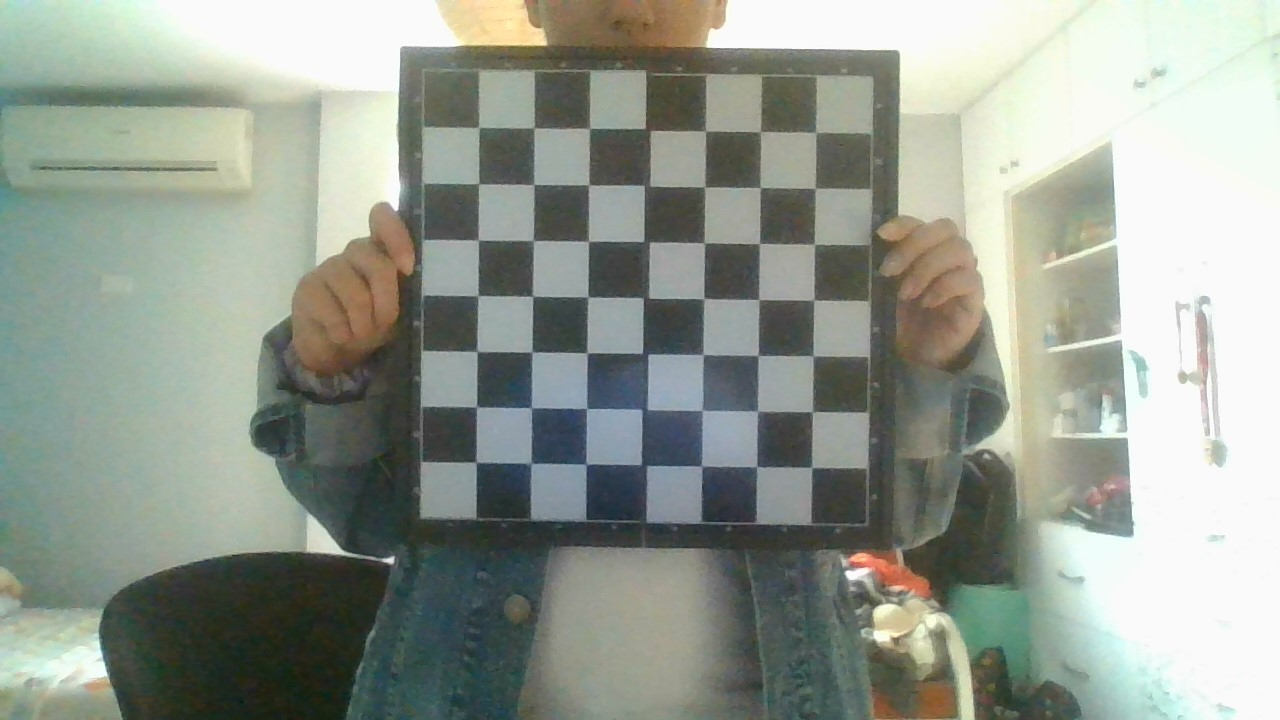
#> input picture 8VO SEMESTRE/PROCESAMIENTO IMAGENES/code_calibration_camera-1/code/img1.jpg, 1280 x 720 px; its folder holds 5 pictures in this run
$ python code_calibration_camera.py
#> lines starting #> are read from the running program, lines starting #| are printed output that depends on the picture; after the words box and inside, x2 and y2 are one past the last pixel; in counts of white or black regions, pixels touching at a corner belong together
# VISION POR COMPUTADOR - LABORATORIO 2
######################################

# Librerías
import cv2  # librería de visión por computadora
import numpy as np
import glob

# Inicialización de Variables

# criterio de terminación (un parámetro de función CornerSubPix)
criteria = (cv2.TERM_CRITERIA_EPS + cv2.TERM_CRITERIA_MAX_ITER, 30, 0.001)

# inicializa los array que van a contener los puntos: (0,0,0), (1,0,0), (2,0,0) ....,(6,5,0)
objp = np.zeros((7 * 7, 3), np.float32)
objp[:, :2] = np.mgrid[0:7, 0:7].T.reshape(-1, 2)

# Inicializa los parametros que almacenarán los puntos de la imagen, del mundo real, y los valóres intrínsecos y extrínsecos
# Para cada imagen creamos una lista que contiene una lista de puntos-3D de la escena del mundo real.
# coord3D contendrá la posición 3D de los puntos que representa a las esquinas internas de los cuadros del tablero en la escena 3D del mundo real.

coord3D = []  # PUNTOS 3D ESPACIALES EN EL MUNDO REAL

# Para cada imagen creamos una lista que contiene una lista de puntos-2D en la imagen
# coord2D contendrá la posición 2D de los puntos que representan a las esquinas internas de los cuadros del tablero en la imagen 2D.

coord2D = []  # PUNTOS 2D EN EL PLANO IMAGEN.

# Una vez que se tienen las posiciones 3D y las posiciones 2D de las esquinas internas del tablero se puede calcular la relación entre ambas
# NOTA: dado que usamos un tablero de ajedrez estos puntos tienen una relación definida entre ellos, esto es:
# la posición de los puntos está sobre las lineas y los cuadrados del tablero.
# entonces la relación (esperado-real) puede ser usada para corregir la distorsión de la imagen.

images = glob.glob('*.jpg')  # obtiene en un array todos los archivos con la extensión especificada

# //////////////////// Bloque principal del algoritmo de calibración ///////////////////////
# //El algoritmo tiene 2 etapas:
# //Etapa 1: detecta las esquinas del tablero.
# //Etapa 2: proceso de calibración.

# ////////////////////////////////////////////////////////////////////////////////////////////
# //  ETAPA 1: detecta las esquinas del tablero y sus correspondientes coordenadas 2D y 3D ///
# ////////////////////////////////////////////////////////////////////////////////////////////


for fname in images:  # para cada frame (cada tablero)

    img = cv2.imread(fname)
#> img is the input picture: shape (720, 1280, 3); mean B, G, R 145, 155.1, 148.3
    gray = cv2.cvtColor(img, cv2.COLOR_BGR2GRAY)
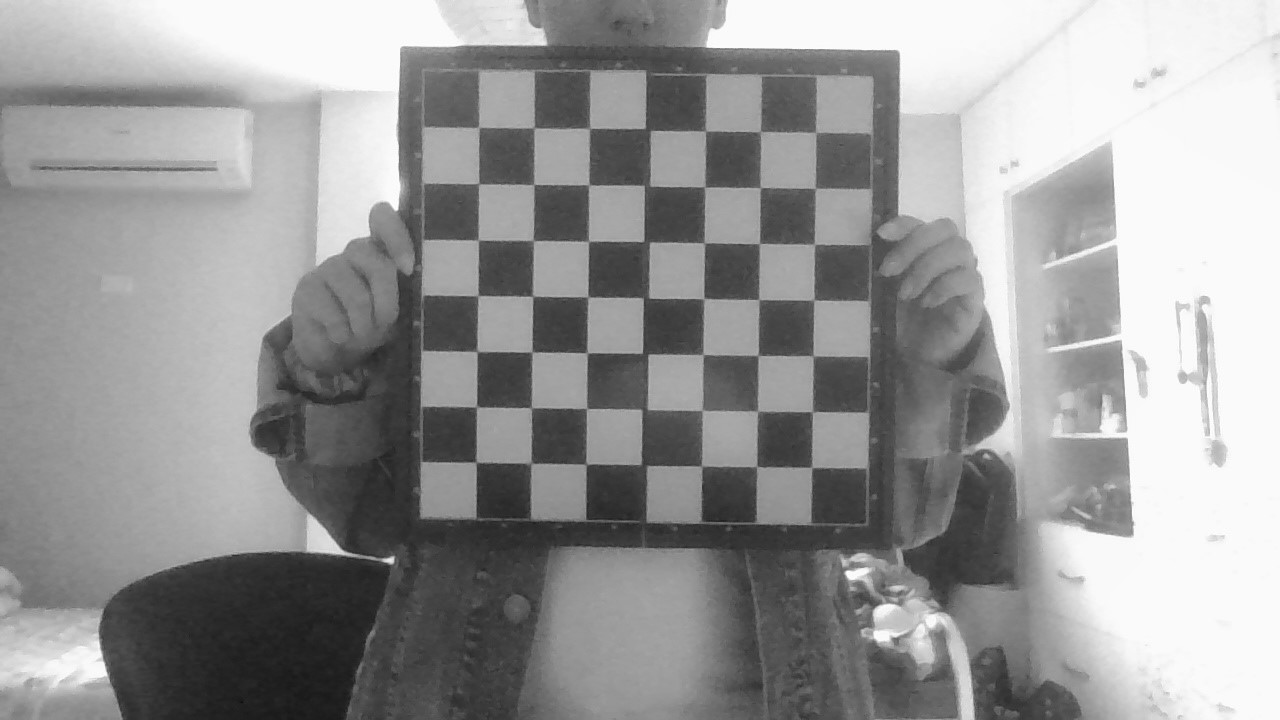
#> gray: shape (720, 1280); min 14, max 255, mean 151.9

    # Encuentra las esquinas en un tablero de ajedrez
    ret, corners = cv2.findChessboardCorners(gray, (7, 7), None)
#> ret = False; corners = 48 rows, first 8: [588.5, 129], [534, 128], [647.5, 129.5], [646.5, 185.5], [589.5, 185.5], [487, 134], [533.5, 184.5], [485, 176]

    # If found, add object points, image points (after refining them)
    if ret:
        corners_opt = cv2.cornerSubPix(gray, corners, (11, 11), (-1, -1), criteria)
        coord2D.append(corners_opt)

        coord3D.append(objp)

        # Draw and display the corners
        img = cv2.drawChessboardCorners(img, (7, 7), corners_opt, ret)

        cv2.namedWindow('img', cv2.WINDOW_NORMAL)
        cv2.resizeWindow('img', 800, 600)
        cv2.imshow('img', img)
        cv2.waitKey(500)
#> pass 2 of the loop `for fname in images:`:
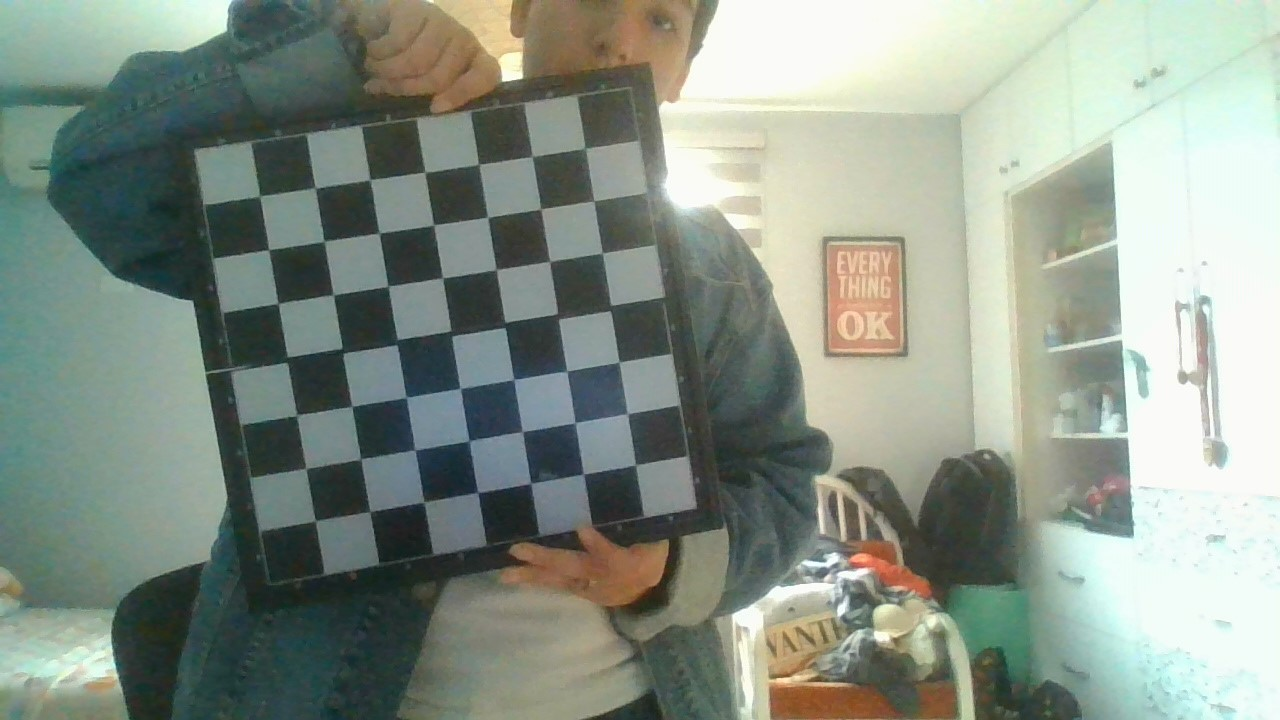
#> input picture 8VO SEMESTRE/PROCESAMIENTO IMAGENES/code_calibration_camera-1/code/img10.jpg, 1280 x 720 px
#> img is the input picture: shape (720, 1280, 3); mean B, G, R 136.3, 147.6, 137
#> `gray = cv2.cvtColor(img, cv2.COLOR_BGR2GRAY)`:
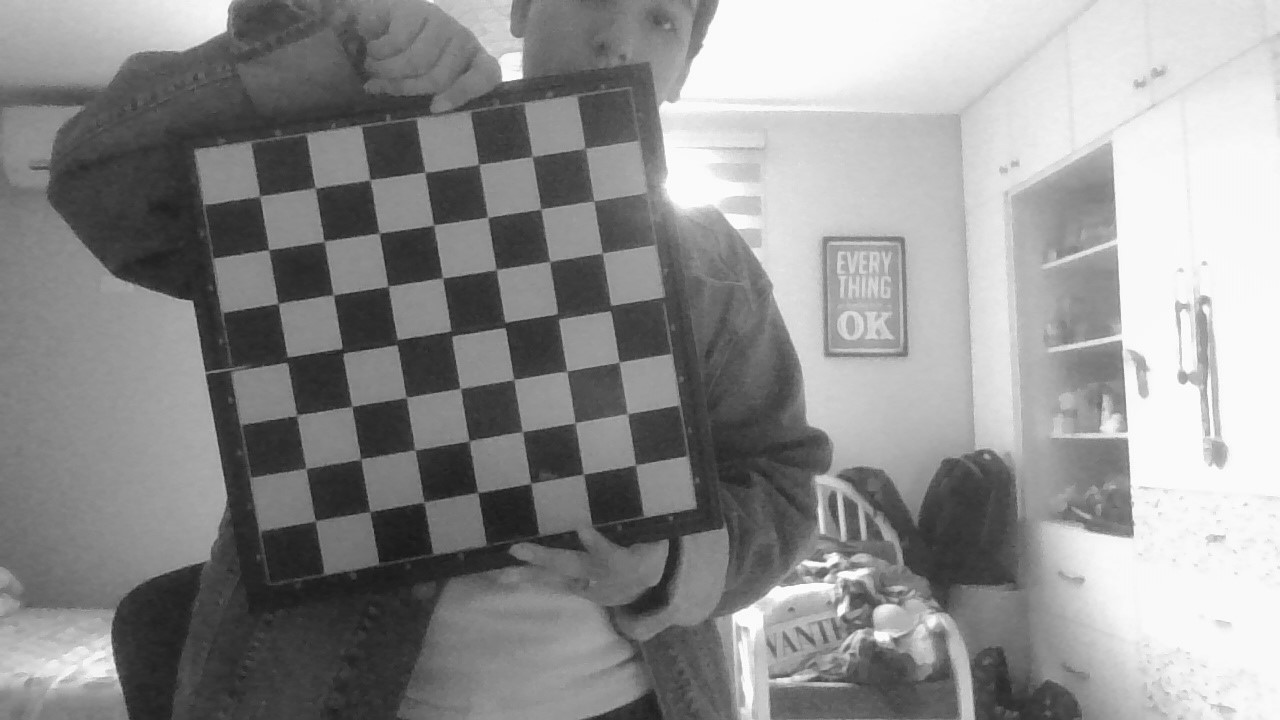
#> gray: shape (720, 1280); min 21, max 255, mean 143.1
#> ret = True; corners = 49 rows, first 8: [259.5, 196], [315, 188], [370.3, 179.3], [425.3, 171.3], [476, 168], [536, 160], [583, 152], [268.5, 249.5]
#> corners_opt = 49 rows, first 8: [259.5, 196.3], [315.4, 188.2], [369.8, 179.7], [424.9, 172.2], [478.7, 164.4], [532.2, 156.6], [585.1, 148.5], [268.5, 249.6]
#> `img = cv2.drawChessboardCorners(img, (7, 7), corners_opt, ret)`:
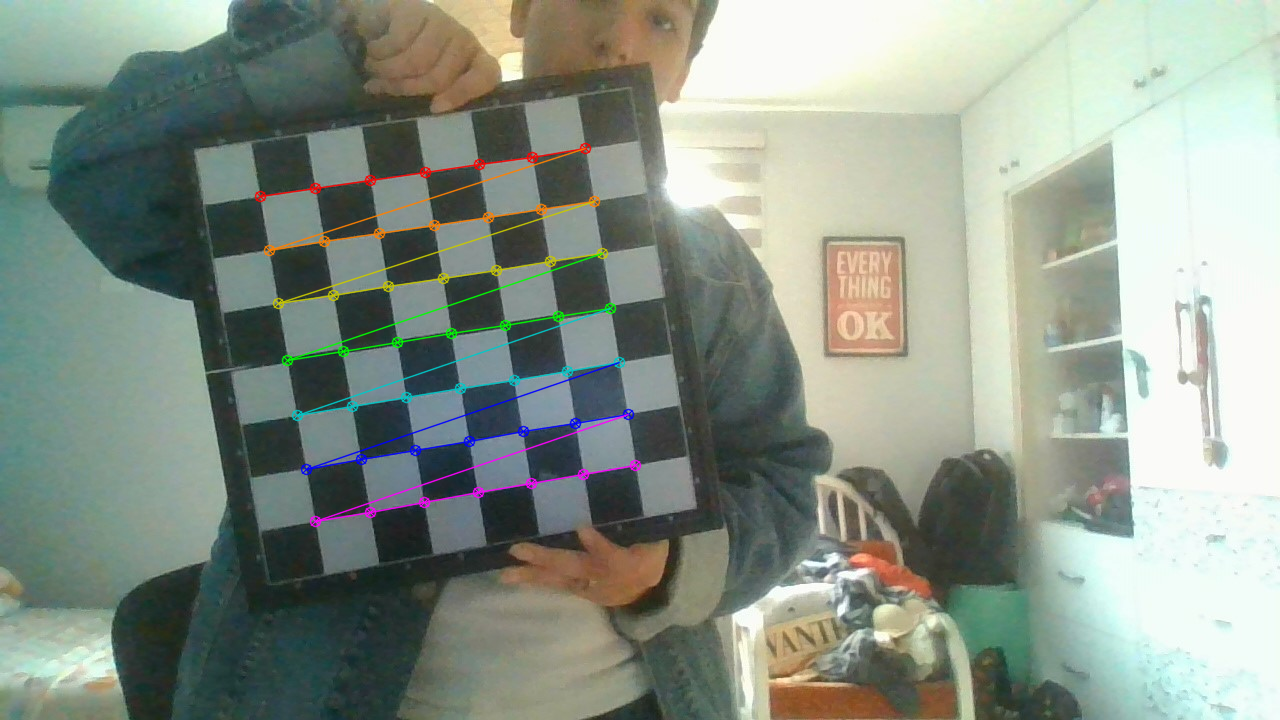
#> img: shape (720, 1280, 3); 1.78% of pixels changed, all inside (x1, y1, x2, y2) = (254, 142, 642, 528)
#> pass 3 of the loop `for fname in images:`:
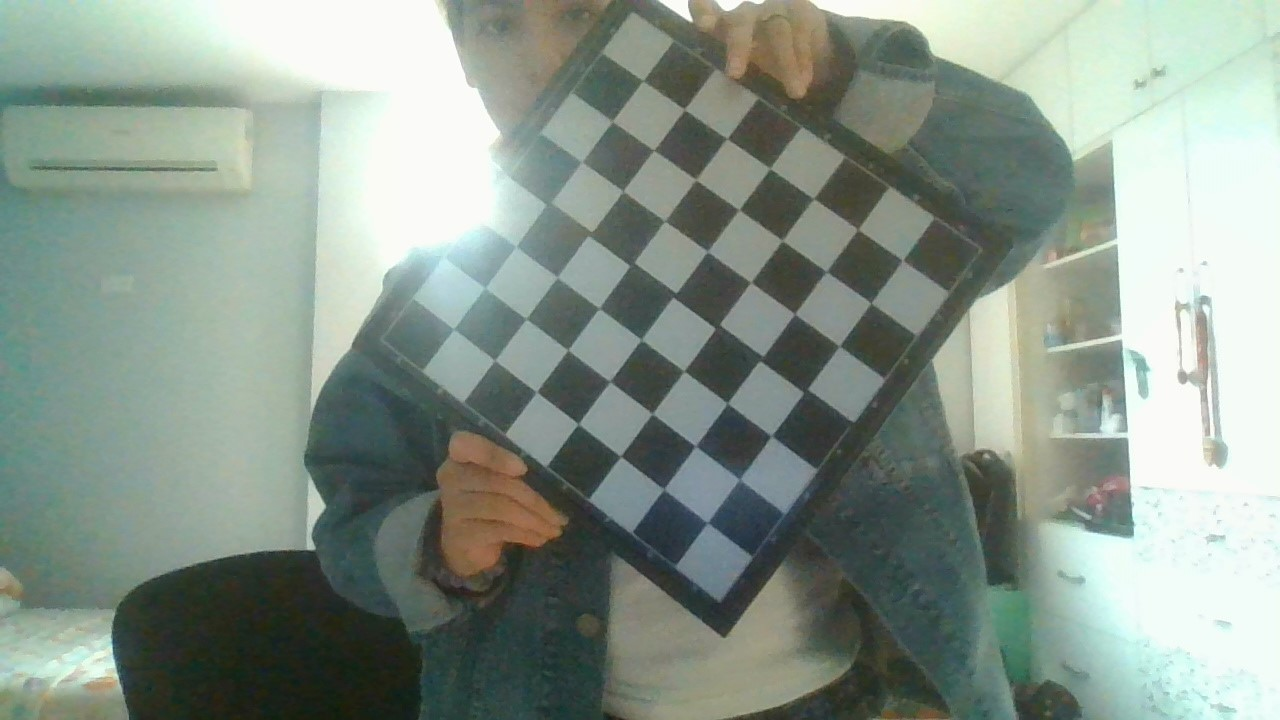
#> input picture 8VO SEMESTRE/PROCESAMIENTO IMAGENES/code_calibration_camera-1/code/img11.jpg, 1280 x 720 px
#> img is the input picture: shape (720, 1280, 3); mean B, G, R 139.5, 149.7, 136.6
#> `gray = cv2.cvtColor(img, cv2.COLOR_BGR2GRAY)`:
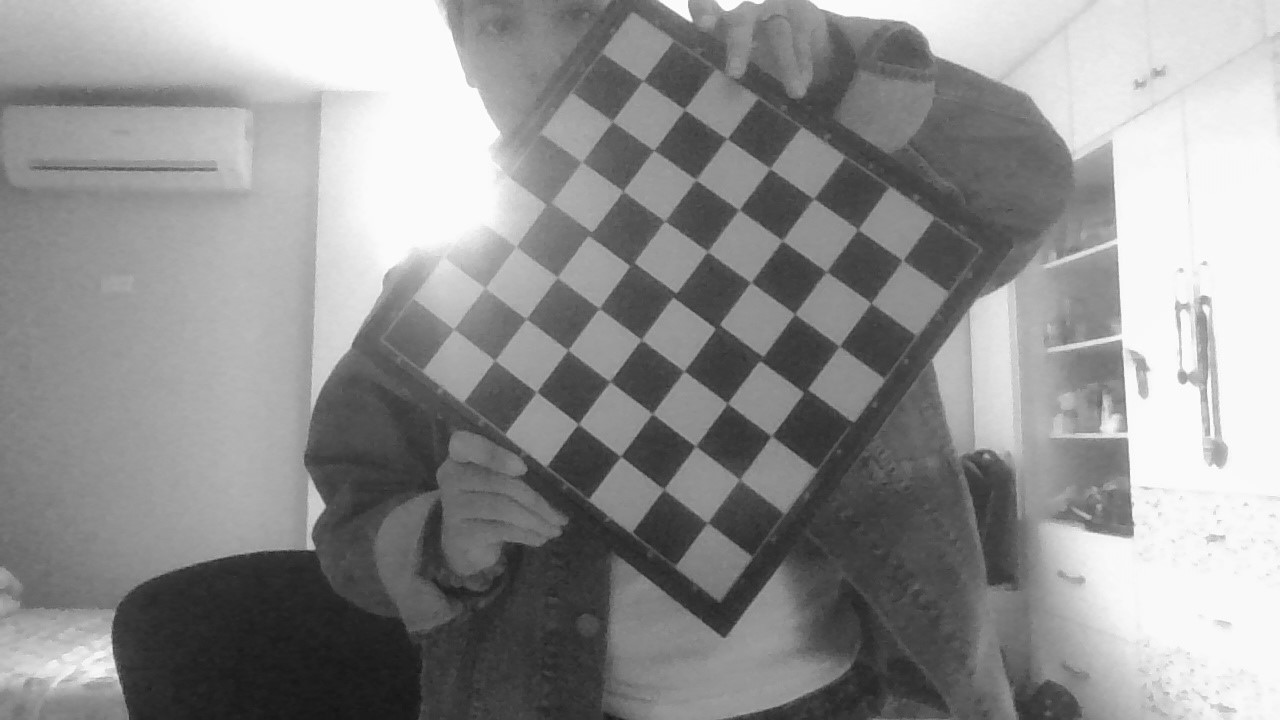
#> gray: shape (720, 1280); min 20, max 255, mean 144.6
#> ret = False; corners = None
#> the loop made 5 passes; the first 3 are shown

cv2.destroyAllWindows()

# ////////////////////////////////////
# //ETAPA 2: Proceso de Calibración///
# ////////////////////////////////////


ret, mtx, dist, rvecs, tvecs = cv2.calibrateCamera(coord3D, coord2D, gray.shape[::-1], None, None)

# almacenamos la matriz de la cámara, los coeficientes de distorsión para futuros usos

np.savetxt('cam_matrix.txt', mtx, delimiter=',')
np.savetxt('coef_dist.txt', dist, delimiter=',')

############  ELIMINA LA DISTORSIÓN  #####################

img = cv2.imread('img12.jpg')
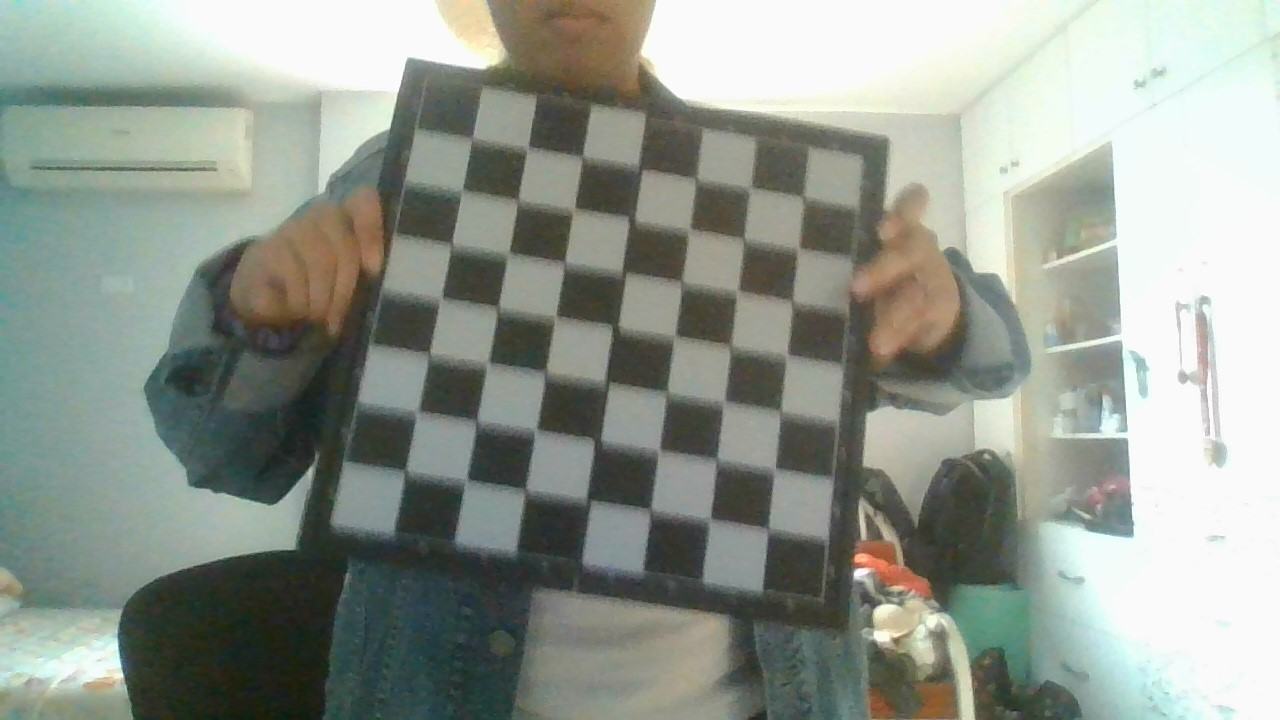
#> input picture 8VO SEMESTRE/PROCESAMIENTO IMAGENES/code_calibration_camera-1/code/img12.jpg, 1280 x 720 px
#> img is the input picture: shape (720, 1280, 3); mean B, G, R 143.3, 152.6, 145.6
h, w = img.shape[:2]
#> h = 720; w = 1280
newcameramtx, roi = cv2.getOptimalNewCameraMatrix(mtx, dist, (w, h), 0, (w, h))

# undistort
dst = cv2.undistort(img, mtx, dist, None, newcameramtx)
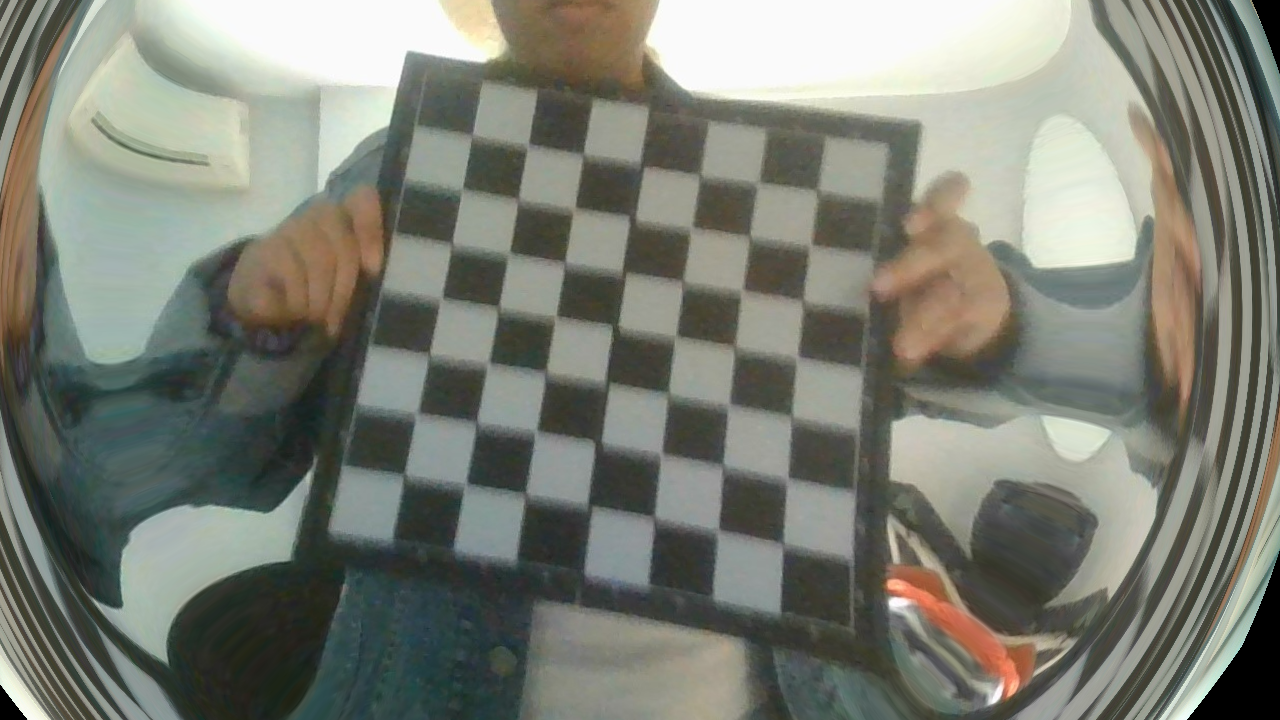
#> dst: shape (720, 1280, 3); mean B, G, R 116.7, 127, 124.1
# crop the image
x, y, w, h = roi
dst = dst[y:y + h, x:x + w]
#> dst: shape (719, 1279, 3)
cv2.imwrite('calibresult.png', dst)

############  ERROR DE RE-PROYECCION  ############

mean_error = 0
for i in range(len(coord3D)):
    coord2D_new, _ = cv2.projectPoints(coord3D[i], rvecs[i], tvecs[i], mtx, dist)
    error = cv2.norm(coord2D[i], coord2D_new, cv2.NORM_L2) / len(coord2D_new)
    mean_error += error
print("total error: {}".format(mean_error / len(coord3D)))
